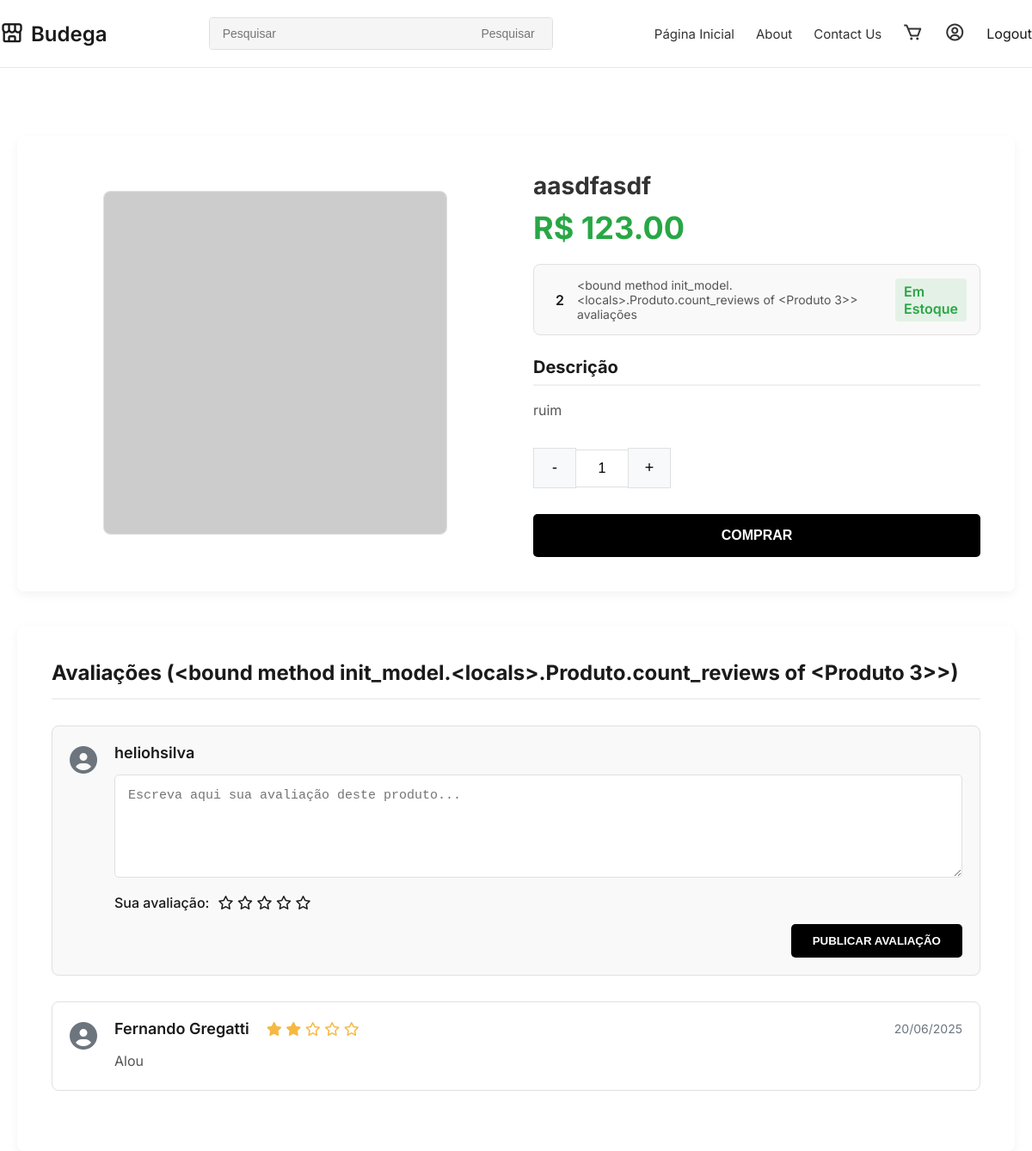
The page /produto/3/ (signed in) on the database its author committed.
### model/model.py (models this page shows, shortened)
    class Produto(db.Model):
        id = db.Column(db.Integer, primary_key=True)
        nome = db.Column(db.String(50), nullable=False)
        descricao = db.Column(db.Text)
        preco = db.Column(db.Numeric(10, 2), nullable=False)
        estoque = db.Column(db.Integer, default=0)
        imagem = db.Column(db.String(200), nullable=True)
        categorias = db.relationship('Categoria', secondary=produto_categoria,
                                    backref=db.backref('produtos', lazy='dynamic'))
        itens_pedido = db.relationship('ItemPedido', backref='produto', lazy=True)
        itens_carrinho = db.relationship('ItemCarrinho', backref='produto', lazy=True)
        reviews = db.relationship('Review', backref='produto', lazy=True)
        def star_rating(self):
            if not self.reviews:
                return 5
            return round(sum(review.nota for review in self.reviews) / len(self.reviews))

    class Review(db.Model):
        id = db.Column(db.Integer, primary_key=True)
        cliente_id = db.Column(db.Integer, db.ForeignKey('cliente.id'), nullable=False)
        produto_id = db.Column(db.Integer, db.ForeignKey('produto.id'), nullable=False)
        nota = db.Column(db.Integer, nullable=False)
        comentario = db.Column(db.Text)
        data = db.Column(db.Date, default=datetime.utcnow)

    class Cliente(db.Model, UserMixin):
        id = db.Column(db.Integer, primary_key=True)
        username = db.Column(db.String(50), unique=True, nullable=False)
        email = db.Column(db.String(120), unique=True, nullable=False)
        senha = db.Column(db.String(200), nullable=False)
        first_name = db.Column(db.String(50), nullable=False)
        last_name = db.Column(db.String(50), nullable=False, default='')
        endereco = db.Column(db.Text)
        telefone = db.Column(db.String(15))
        data_cadastro = db.Column(db.Date, default=datetime.utcnow)
        pedidos = db.relationship('Pedido', backref='cliente', lazy=True)
        carrinho = db.relationship('Carrinho', backref='cliente', uselist=False)
        reviews = db.relationship('Review', backref='cliente', lazy=True)

### views.py (the view)
@view.route('/produto/<int:id>/')
def product(id):
    produto = Produto.query.get_or_404(id)
    comentarios = Review.query.filter_by(produto_id=id).order_by(Review.data.desc()).all()
    return render_template('product.html', produto=produto, comentarios=comentarios)

### app.py (called while the page is built)
@login_manager.user_loader
def load_user(user_id):
    return models['Cliente'].query.get(int(user_id))

@app.context_processor
def inject_user():
    return dict(user=current_user)

### templates/product.html (shortened to what this page needs)
{% include 'header.html' %}
{% include 'navbar.html' %}
<main class="container">
    <section class="product-section">
        <div class="product-image">
            {% if produto.imagem and produto.imagem.url %}
            <img src="{{ produto.imagem.url }}" alt="{{ produto.nome }}">
            {% else %}
            <div style="width: 100%; text-align: center;">
                <img src="https://placehold.co/600x600/f0f0f0/png?text=Sem+Foto" alt="Produto sem foto"
                    style="max-height: 400px;">
            </div>
            {% endif %}
        </div>
        <div class="product-details">
            <h1 class="product-title">{{ produto.nome }}</h1>
            <div class="product-price">R$ {{ '%.2f'|format(produto.preco) }}</div>
            <div class="rating-stock">
                <div class="rating-container">
                    <span class="rating-value">{{ produto.star_rating() }}</span>
                    <a href="#reviews" class="reviews-count">
                        {{ produto.count_reviews }} avaliações
                    </a>
                </div>
                {% if produto.em_estoque %}
                <span class="stock-status in-stock">Em Estoque</span>
                {% else %}
                <span class="stock-status out-of-stock">Fora de Estoque</span>
                {% endif %}
            </div>
            <div class="product-description">
                <h3 class="section-title">Descrição</h3>
                <p>{{ produto.descricao|replace('\n','<br>')|safe }}</p>
            </div>
            <div class="quantity-selector">
                <button class="quantity-btn" id="decrease-btn">-</button>
                <input type="number" id="quantity-input" class="quantity-input" value="1" min="1" max="10">
                <button class="quantity-btn" id="increase-btn">+</button>
            </div>
            <a href="{{ url_for('view.adicionar_ao_carrinho', id=produto.id) }}" class="buy-link">
                <button class="buy-button" {% if not produto.em_estoque %}disabled{% endif %}>
                    {% if produto.em_estoque %}Comprar{% else %}Fora de Estoque{% endif %}
                </button>
            </a>
        </div>
    </section>
    <section id="reviews" class="reviews-section">
        <h2>Avaliações ({{ produto.count_reviews }})</h2>
        {% if current_user.is_authenticated %}
        <form action="{{ url_for('view.adicionar_comentario', id=produto.id) }}" method="post" class="review-form">
            <div class="user-avatar">
                <i class="fas fa-user-circle"></i>
            </div>
            <div class="review-content">
                <div class="review-header">
                    <span class="reviewer-name">{{ current_user.username }}</span>
                </div>
                <textarea name="texto" placeholder="Escreva aqui sua avaliação deste produto..." required></textarea>
                <div class="rating-control">
                    <label for="nota">Sua avaliação:</label>
                    <div class="star-rating-input">
                        {% for i in range(1,6) %}
                        <i class="fa-regular fa-star" data-rating="{{ i }}"></i>
                        {% endfor %}
                    </div>
                </div>
                <button type="submit" class="publish-review-btn">Publicar Avaliação</button>
            </div>
        </form>
        {% endif %}
        {% if comentarios %}
        {% for comentario in comentarios %}
        <div class="review-card">
            <div class="user-avatar">
                <i class="fas fa-user-circle"></i>
            </div>
            <div class="review-content">
                <div class="review-header">
                    <span class="reviewer-name">
                        {{ comentario.cliente.first_name|default(comentario.cliente.username) }}
                    </span>
                    <span class="review-rating">
                        {% for i in range(1,6) %}
                        {% if i <= comentario.nota %}
                        <i class="fas fa-star"></i>
                        {% else %}
                        <i class="fa-regular fa-star"></i>
                        {% endif %}
                        {% endfor %}
                    </span>
                    <span class="review-date">{{ comentario.data.strftime('%d/%m/%Y') }}</span>
                </div>
                <div class="review-text">
                    <p>{{ comentario.comentario|replace('\n','<br>')|safe }}</p>
                </div>
            </div>
        </div>
        {% endfor %}
        {% else %}
        <div class="no-reviews">
            <p>Ainda não há avaliações para este produto. Seja o primeiro a avaliar!</p>
        </div>
        {% endif %}
    </section>
</main>
</body>
</html>

### templates/header.html (style rules this page uses)
* { margin: 0; padding: 0; box-sizing: border-box; }
body { font-family: 'Inter', sans-serif; background-color: #ffffff; color: #1a1a1a; }
.container { max-width: 1300px; margin: 0 auto; padding: 0 20px; }
a { text-decoration: none; color: inherit; }
input[type=number] { -moz-appearance: textfield; }

### templates/product.html (style rules this page uses)
.product-section { display: flex; gap: 40px; margin-top: 40px; background-color: #fff; padding: 40px; border-radius: 8px; box-shadow: 0 4px 12px rgba(0, 0, 0, 0.05); }
.product-image { flex-basis: 50%; text-align: center; display: flex; justify-content: center; align-items: center; }
.product-image img { max-width: 100%; max-height: 500px; border-radius: 8px; border: 1px solid #e0e0e0; object-fit: contain; }
.product-details { flex-basis: 50%; }
.product-title { font-size: 28px; font-weight: 700; margin-bottom: 10px; color: #333; }
.product-price { font-size: 36px; font-weight: 700; color: #28a745; margin-bottom: 20px; }
.rating-stock { display: flex; justify-content: space-between; align-items: center; margin: 20px 0; padding: 15px; border: 1px solid #e0e0e0; border-radius: 8px; background-color: #f9f9f9; }
.rating-container { display: flex; align-items: center; }
.rating-value { font-weight: 600; margin-right: 15px; }
.reviews-count { font-size: 14px; color: #555; }
.stock-status { font-weight: 600; padding: 5px 10px; border-radius: 4px; }
.in-stock { color: #28a745; background-color: rgba(40, 167, 69, 0.1); }
.section-title { font-size: 20px; margin: 25px 0 15px; padding-bottom: 8px; border-bottom: 2px solid #f0f0f0; }
.product-description p { line-height: 1.7; color: #555; font-size: 16px; }
.quantity-selector { display: flex; align-items: center; margin: 30px 0; }
.quantity-btn { background-color: #f8f9fa; border: 1px solid #e0e0e0; padding: 12px 18px; cursor: pointer; font-size: 18px; transition: all 0.2s; width: 50px; text-align: center; }
.quantity-input { width: 60px; text-align: center; border: 1px solid #e0e0e0; border-left: none; border-right: none; padding: 12px 0; font-size: 16px; font-weight: 500; }
.buy-button { width: 100%; padding: 16px; background-color: #000; color: #fff; border: none; border-radius: 5px; font-size: 16px; font-weight: 700; cursor: pointer; text-align: center; text-transform: uppercase; transition: background-color 0.3s; }
.reviews-section { margin-top: 40px; background-color: #fff; padding: 40px; border-radius: 8px; box-shadow: 0 4px 12px rgba(0, 0, 0, 0.05); }
.reviews-section h2 { font-size: 24px; margin-bottom: 30px; padding-bottom: 15px; border-bottom: 2px solid #f0f0f0; }
.review-form, .review-card { display: flex; gap: 20px; margin-bottom: 30px; padding: 20px; border-radius: 8px; }
.review-form { background-color: #f9f9f9; border: 1px solid #e0e0e0; }
.user-avatar { font-size: 32px; color: #6c757d; }
.review-content { flex-grow: 1; }
.review-header { display: flex; align-items: center; gap: 10px; margin-bottom: 15px; }
.reviewer-name { font-weight: 600; font-size: 18px; }
.review-rating { color: #f5b942; margin-left: 10px; font-size: 16px; }
.review-text { color: #555; line-height: 1.6; background-color: #fff; }
.review-form textarea { width: 100%; height: 120px; padding: 15px; border: 1px solid #e0e0e0; border-radius: 5px; resize: vertical; font-size: 15px; }
.rating-control { display: flex; align-items: center; margin: 15px 0; }
.rating-control label { font-weight: 500; margin-right: 10px; }
.publish-review-btn { display: block; margin-left: auto; padding: 12px 25px; background-color: #000; color: #fff; border: none; border-radius: 5px; font-weight: 600; cursor: pointer; text-transform: uppercase; transition: background-color 0.3s; }
.review-card { border: 1px solid #e0e0e0; background-color: #fff; }
.review-date { font-size: 14px; color: #6c757d; margin-left: auto; }

### rows shown on the page
Produto: nome "aasdfasdf", preco "123.00", descricao "ruim"
Review: star_rating "2", cliente.first_name "Fernando Gregatti", data "20/06/2025", comentario "Alou"
Cliente: username "heliohsilva"

### other values the page prints
{{ produto.count_reviews }} "<bound method init_model.<locals>.Produto.count_reviews of <Produto 3>>"
